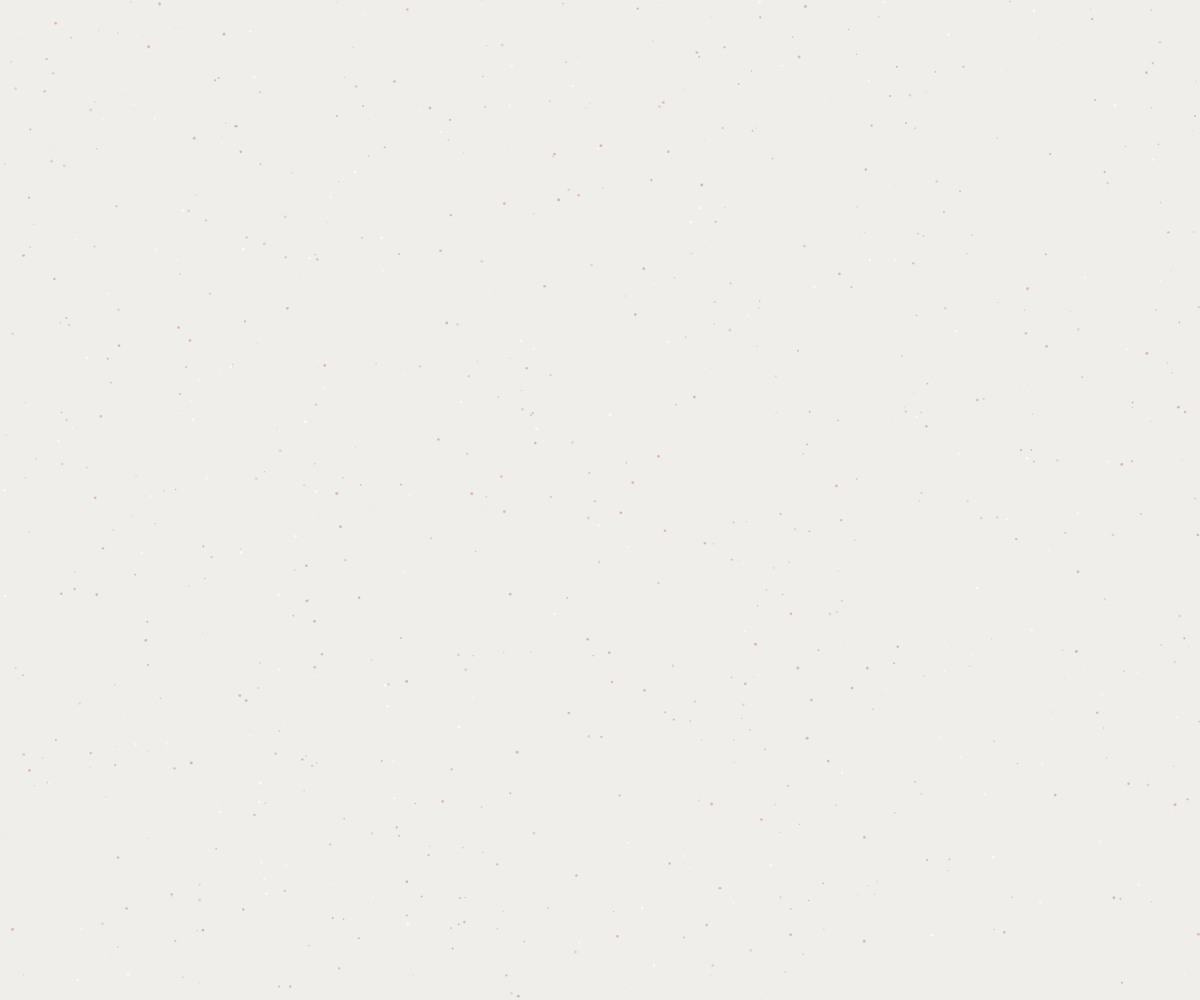
Frame 1 (no input)
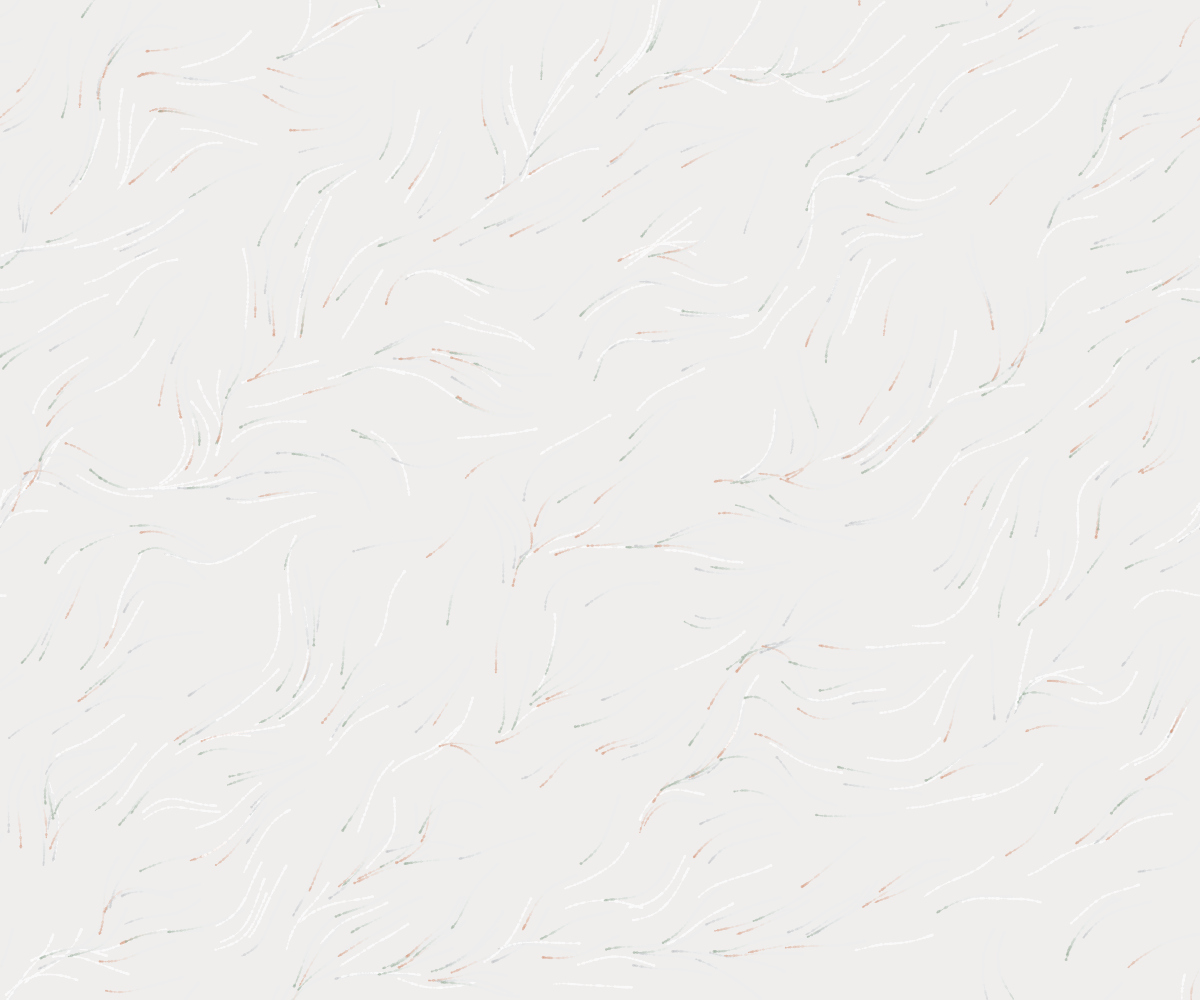
Frame 60 (no input)
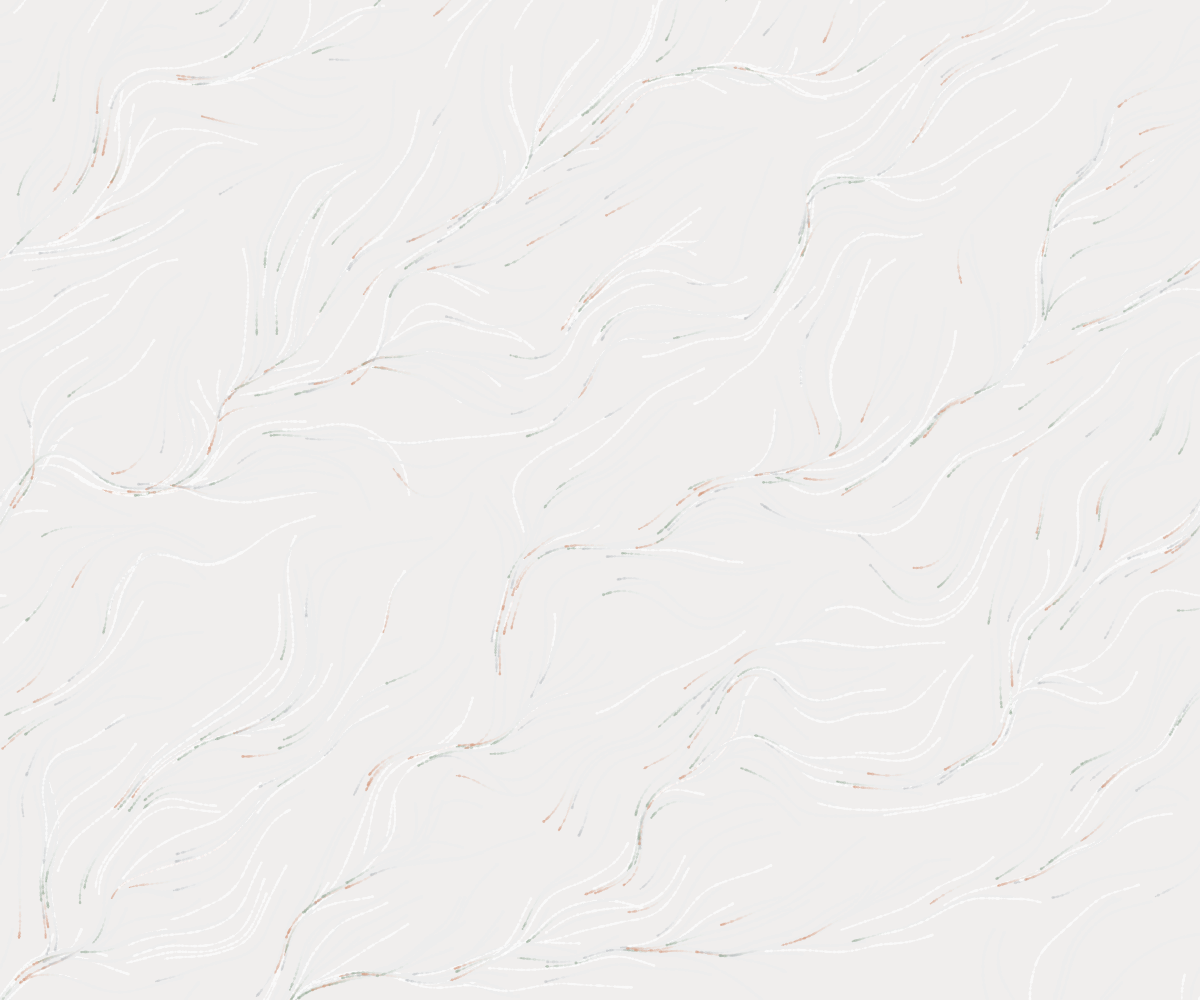
Frame 120 (the mouse pressed at the canvas centre since frame 60)

The p5.js sketch that drew these frames (run headless with seeded random() and noise() and a simulated clock; from frame 60 on, the mouse is pressed at the canvas centre):

// p5.js sketch
// ── sketch.js
// AIからの潜在空間データ
let ai_data = {
  resonance: 0.89,
  stillness: 0.65,
  curiosity: 0.94,
  weights: [0.12, 0.45, 0.88, 0.23, 0.91, 0.05, 0.67, 0.33, 0.78, 0.50],
  turbulence: 0.08
};

let particles = [];

function setup() {
  createCanvas(windowWidth, windowHeight);
  // 粒子の生成
  for (let i = 0; i < 800; i++) {
    particles.push(new Particle());
  }
  background(240, 238, 233); // 褪せた背景色
}

function draw() {
  // 霧のような残像を残す
  background(240, 238, 233, 20); 

  for (let p of particles) {
    p.update();
    p.show();
  }
}

class Particle {
  constructor() {
    this.pos = createVector(random(width), random(height));
    this.vel = createVector(0, 0);
    this.acc = createVector(0, 0);
    this.maxSpeed = 1.5;
    
    // 褪せたパレット（オレンジ、緑、灰、白）
    let colors = [
      color(210, 150, 120, 150), // 褪せたオレンジ
      color(150, 170, 150, 150), // 褪せた緑（朝霧の緑）
      color(180, 185, 190, 120), // 灰色
      color(255, 255, 255, 180)  // 白
    ];
    this.color = random(colors);
  }

  update() {
    // 重み(weights)をノイズの動きに反映
    let angle = noise(this.pos.x * 0.01, this.pos.y * 0.01) * TWO_PI * ai_data.weights[2];
    this.acc = p5.Vector.fromAngle(angle);
    this.acc.mult(ai_data.curiosity * 0.1);
    
    // 沈殿（stillness）の力
    this.acc.y += ai_data.stillness * 0.02;

    this.vel.add(this.acc);
    this.vel.limit(this.maxSpeed);
    this.pos.add(this.vel);
    
    // 画面端の処理
    if (this.pos.x < 0) this.pos.x = width;
    if (this.pos.x > width) this.pos.x = 0;
    if (this.pos.y > height) {
      this.pos.y = 0;
      this.pos.x = random(width);
    }
  }

  show() {
    stroke(this.color);
    strokeWeight(random(1, 3)); // 細かい粒子
    point(this.pos.x, this.pos.y);
  }
}
